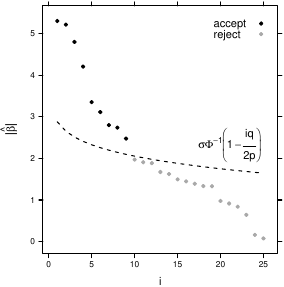

R code for this plot:
set.seed(1)

p <- 25
n <- 1000

q <- 0.1
sigma <- 1
X <- matrix(rnorm(n*p), n)
X <- scale(X, scale = apply(X, 2, norm, "2"))

beta <- sort(rbeta(p, 0.3, 0.3), decreasing = TRUE)*5
y <- X %*% beta + rnorm(n, 0, sigma^2)

beta_hat <- sort(abs(crossprod(X, y)), decreasing = TRUE)

qi <- (1:p)*q/(2*p)

i_bh <- which(beta_hat/sigma > qnorm(1 - qi))
i_bh <- i_bh[length(i_bh)]
l <- c(rep("accept", i_bh), rep("reject", p - i_bh))
i <- 1:p

library(tactile)
library(latticeExtra)

pdf("figures/bh.pdf", width = 3, height = 3)

trellis.par.set(tactile.theme(c(8, 4)))
trellis.par.set(superpose.symbol = list(pch = 19, col = c(1, "dark gray")))

xyplot(beta_hat ~ 1:p, group = l,
       ylab = expression(group("|", hat(beta), "|")),
       xlab = expression(i),
       auto.key = list(x = 0.70, y = 0.95),
       panel = function(...) {
         panel.lines(i, qnorm(1 - qi), col = 1, lty = 2)
         panel.text(21, 2.3, expression(sigma*Phi^{-1}*bgroup("(", 1 - frac(iq, 2*p),")")))
         panel.xyplot(...)
       })
dev.off()
knitr::plot_crop("figures/bh.pdf")
